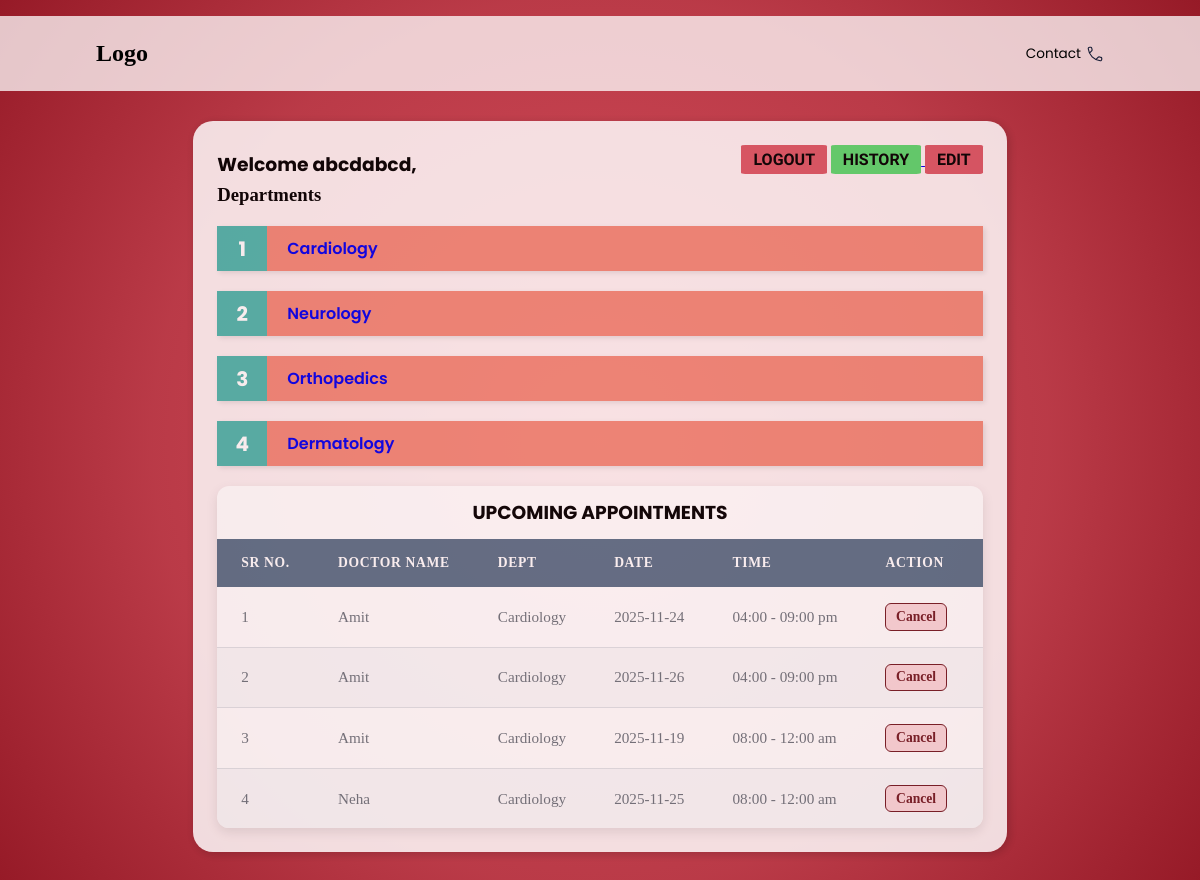
Page /patient_dashboard/1 on the earlier database version.
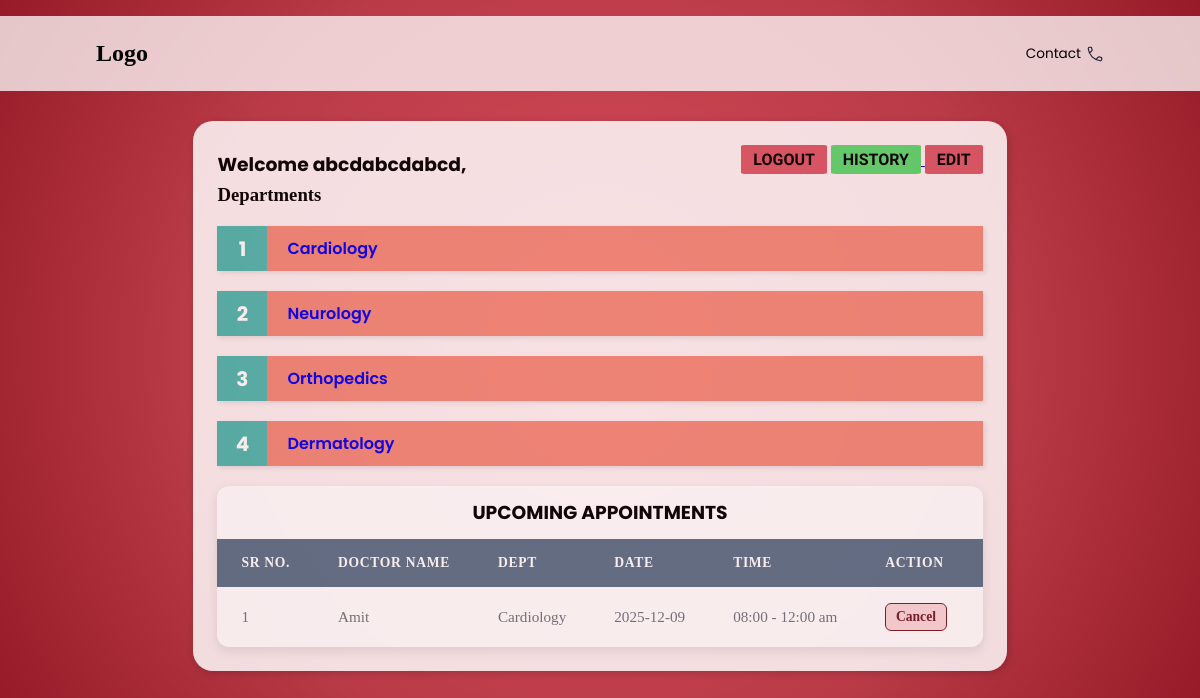
Same page on the later database version.
### models.py (models this page shows)
class Patient(db.Model):
    PatientID = db.Column(db.Integer, primary_key=True)
    FirstName = db.Column(db.String,nullable=False)
    LastName = db.Column(db.String,nullable=False)
    Username= db.Column(db.String, nullable=False)
    Password = db.Column(db.String, nullable=False)
    appointments = db.relationship('Appointment', back_populates='patient', cascade="all, delete")
    histories = db.relationship('PatientHistory', back_populates='patient', cascade="all, delete")

class Department(db.Model):
    Department_name=db.Column(db.String, primary_key=True)
    Overview = db.Column(db.String)
    doctors = db.relationship('Doctor', back_populates='department_rel', cascade="all, delete")

class Appointment(db.Model):
    AppointmentID = db.Column(db.Integer, primary_key=True)
    PatientID = db.Column(db.Integer, db.ForeignKey('patient.PatientID'), nullable=False)
    DoctorID = db.Column(db.Integer, db.ForeignKey('doctor.DoctorID'), nullable=False)
    Date=db.Column(db.Date)
    Time = db.Column(db.String)
    Purpose=db.Column(db.String)
    Status=db.Column(db.Enum("Booked","Completed","Cancelled"),
        nullable=False,
        default='Booked'
    )
    patient = db.relationship('Patient', back_populates='appointments')
    doctor = db.relationship('Doctor', back_populates='appointments')

class Doctor(db.Model):
    DoctorID = db.Column(db.Integer, primary_key=True)
    FirstName = db.Column(db.String,nullable=False)
    LastName = db.Column(db.String,nullable=False)
    Username= db.Column(db.String, nullable=False)
    Password = db.Column(db.String, nullable=False)
    available=db.Column(db.String)
    Department = db.Column(db.String, db.ForeignKey('department.Department_name'), nullable=False)
    Position = db.Column(db.String)
    Experience = db.Column(db.Integer)
    Remarks = db.Column(db.String)
    photo = db.Column(db.String)
    appointments = db.relationship('Appointment', back_populates='doctor', cascade="all, delete")
    department_rel = db.relationship('Department', back_populates='doctors')

### routes/patient.py (the view)
@app.route('/patient_dashboard/<int:patientID>')
def patient_dashboard(patientID):
    patient = Patient.query.get(patientID)
    departments = Department.query.all()
    appointments = Appointment.query.filter(
    Appointment.PatientID == patientID,
    Appointment.Status == "Booked"
    ).all()
    return render_template("patient_dashboard.html", patient=patient, departments=departments,appointments=appointments)

### templates/patient_dashboard.html (shortened to what this page needs)
<!DOCTYPE html>
<html lang="en">
<head>
    <link rel="stylesheet" href="..\static\style.css">
</head>
<body>
    <header>
        <nav>
        <div class="logo">
            <h2>Logo</h2>
        </div>
        <div class="nav-icons">
            <ul>
            <li>Contact </li>
            </ul>
        </div>
        </nav>
    </header>
    <main>
        <div id="pageC">
            <div class="container">
                <div class="title">
                    <h3>Welcome {{ patient.FirstName }},</h3>
                    <div id="links">
                        <a href="{{ url_for('login') }}"><button class="logout">LOGOUT</button></a>
                        <a href="{{ url_for('view_patient_history', patient_id=patient.PatientID) }}">
                            <button class="history">HISTORY</button>
                        </a>
                        <a href="{{ url_for('edit_patient', patient_id=patient.PatientID) }}"><button class="logout">EDIT</button></a>
                    </div>
                </div>
                <div class="content">
                    <h3>Departments</h3>
                    <div class="departments">
                        <ol class="custom-steps">
                        {% for dept in departments %}
                            <a href="{{ url_for('view_department', dept_name=dept.Department_name, patient_id=patient.PatientID) }}"><li class="content1">{{ dept.Department_name }}</li></a>
                        {% else %}
                            <p>No departments available</p>
                        {% endfor %}
                        </ol>
                    </div>
                    <div class="appointments">
                        <h3>UPCOMING APPOINTMENTS</h3>
                        <table class="appointments-table">
                            <thead>
                                <tr>
                                    <th>Sr No.</th>
                                    <th>Doctor Name</th>
                                    <th>Dept</th>
                                    <th>Date</th>
                                    <th>Time</th>
                                    <th>Action</th>
                                </tr>
                            </thead>
                            <tbody>
                            {% for appt in appointments %}
                                <tr>
                                    <td data-label="Sr No.">{{ loop.index }}</td>
                                    <td data-label="Doctor Name">{{ appt.doctor.FirstName }}</td>
                                    <td data-label="Dept">{{ appt.doctor.Department }}</td>
                                    <td data-label="Date">{{ appt.Date }}</td>
                                    <td data-label="Time">{{ appt.Time }}</td>
                                    <td data-label="Action">
                                        <a href="{{ url_for('cancel_appointment', appt_id=appt.AppointmentID) }}" class="action-cancel">Cancel</a>
                                    </td>
                                </tr>
                            {% else %}
                                <tr><td colspan="6">No appointments scheduled</td></tr>
                            {% endfor %}
                            </tbody>
                        </table>
                    </div>
                </div>
            </div>
        </div>
    </main>
</body>
</html>

Differences in the rows shown:
no longer on this page (row edited): Appointment: doctor.FirstName "Amit", doctor.Department "Cardiology", Date "2025-11-24", Time "04:00 - 09:00 pm"
no longer on this page (row edited): Appointment: doctor.FirstName "Amit", doctor.Department "Cardiology", Date "2025-11-26", Time "04:00 - 09:00 pm"
no longer on this page (row edited): Appointment: doctor.FirstName "Amit", doctor.Department "Cardiology", Date "2025-11-19", Time "08:00 - 12:00 am"
no longer on this page (row edited): Appointment: doctor.FirstName "Neha", doctor.Department "Cardiology", Date "2025-11-25", Time "08:00 - 12:00 am"
changed Patient: FirstName "abcdabcd" → "abcdabcdabcd"
added Appointment: doctor.FirstName "Amit", doctor.Department "Cardiology", Date "2025-12-09", Time "08:00 - 12:00 am"
